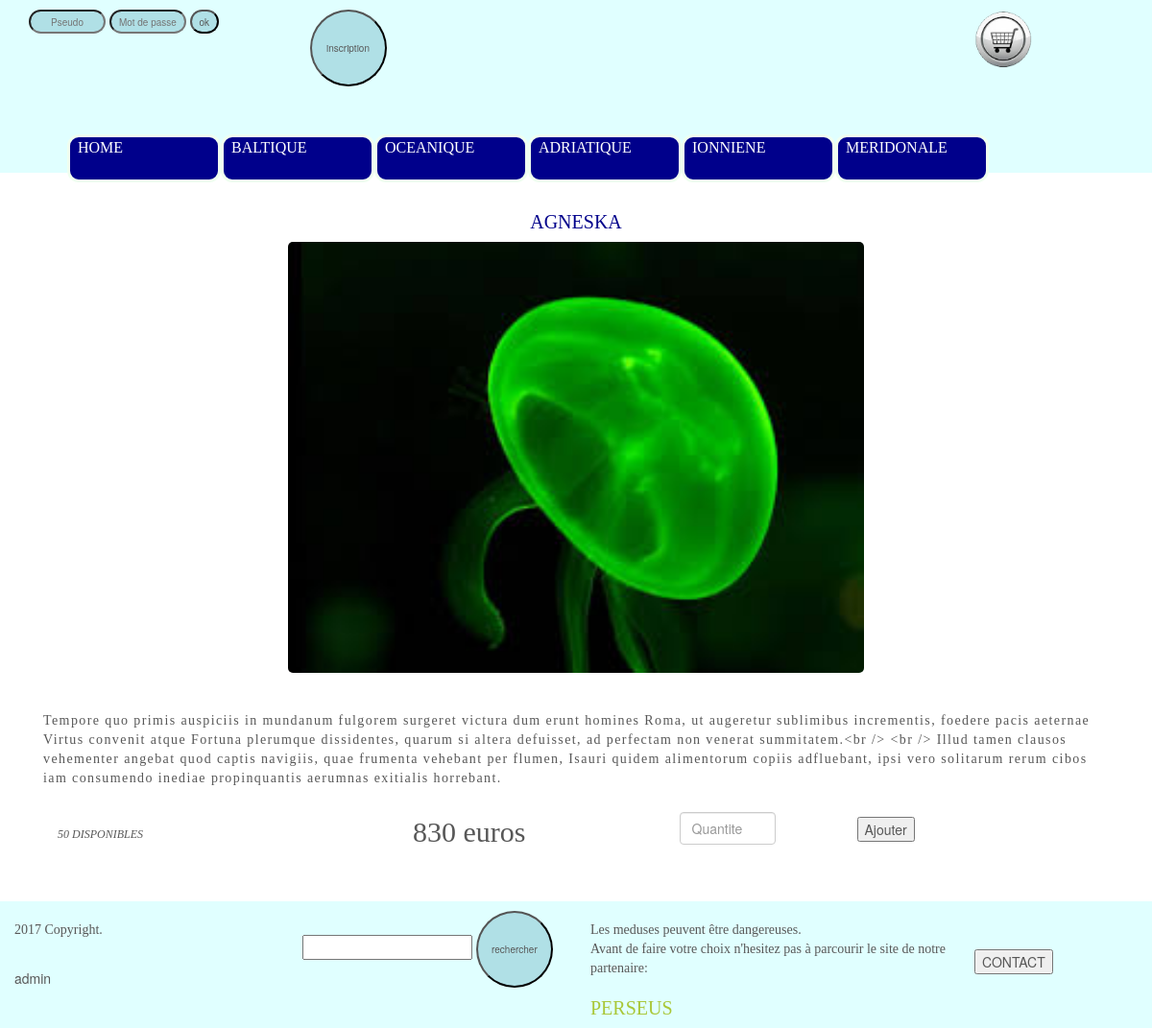
The app's page /index.php?id=228 with its own data.
### tables this page shows
CREATE TABLE IF NOT EXISTS `items` (
  `id` int(25) NOT NULL AUTO_INCREMENT,
  `type` int(25) NOT NULL,
  `typeName` varchar(25) NOT NULL,
  `itemName` varchar(25) NOT NULL,
  `description` longtext NOT NULL,
  `descriptionb` longtext,
  `price` double NOT NULL,
  `stock` int(25) NOT NULL,
  `picture` varchar(125) NOT NULL,
  PRIMARY KEY (`id`)
);

### library/database.php (called while the page is built, shortened)
<?php
class DB {
	public $bdd;
	private static $_instance = null;
	private function __construct(){
		$this->bdd = new PDO('mysql:host=localhost; dbname=site', 'root', '', array(PDO::MYSQL_ATTR_INIT_COMMAND => 'SET NAMES utf8'));
	}
	public function recup($requete, $tableau = array()){
		$requete = $this->bdd->prepare($requete);
		$requete->execute($tableau);
		return $requete->fetchAll();
	}
	public static function getInstance(){
		if (is_null(self::$_instance)){
			self::$_instance = new DB();
		}
		return self::$_instance;
	}
}
?>

### CONTROLLERS/Controller_Items.php (called while the page is built, shortened)
<?php
require_once($_SERVER['DOCUMENT_ROOT'].'/fantasy/MODELS/Model_Items.php');
class Controller_Items{
	public function viewItem($id){
		$produit = new Model_Items();
		$monProduit = $produit ->getItem($id);
		require_once($_SERVER['DOCUMENT_ROOT'].'/fantasy/views/items/detail.php');
	}
	}
?>

### MODELS/Model_Items.php (called while the page is built, shortened)
<?php
require_once($_SERVER['DOCUMENT_ROOT'].'/fantasy/library/database.php');
class Model_Items{
	private $db;
	public function __construct(){
		$this->db = DB::getInstance();
	}
	public function getItem($id){
		$req = ("SELECT * FROM items WHERE id=:id");
		$tableau =array(
		'id'=>$id);
		$resultat =$this->db->recup($req, $tableau);
		return $resultat;
	}
}
?>

### index.php (called while the page is built, shortened)
<?php
require_once( $_SERVER['DOCUMENT_ROOT'].'/fantasy/controllers/Controller_Items.php');
require_once($_SERVER['DOCUMENT_ROOT'].'/fantasy/views/header.php');
if (isset($_GET['id'])){
  $id =intVal($_GET['id']);
  $produit= new Controller_Items();
  $monproduit = $produit->viewItem($id);
}
 ?>

### views/items/detail.php (the view, shortened to what this page needs)
<?php
require_once( $_SERVER['DOCUMENT_ROOT'].'/fantasy/controllers/Controller_Items.php');
require_once($_SERVER['DOCUMENT_ROOT'].'/fantasy/views/header.php');
require_once($_SERVER['DOCUMENT_ROOT'].'/fantasy/views/nav.php');
foreach ($monProduit as $cle => $champs){
	?>
	<link rel="stylesheet" href="/fantasy/views/style/detail.css">
			<div class="container">
				<div class="detail col-md-12">
						<div class="detail_picture col-xs-12 col-sm-6 col-md-12">
							<h1 ><?php echo $champs['itemName']; ?></h1>
							<img class= "detail_picture-img" src="/fantasy/images/<?php echo $champs['picture'];?>" width="600px" />
						</div>
						<div class="row">
							<div class=" col xs-12 col-sm-8 col-md-12">
								<p class="detail_description_total" ><?php echo $champs['descriptionb']; ?></p>
							</div>
						</div>
						<div class="row">
							<div class="detail_buy_user col-md-12">
								<div class="detail_buy_stock_box col-xs-12 col-sm-6 col-md-4">
									<p id="detail_buy_stock"><?php echo $champs['stock']; ?> DISPONIBLES</p>
								</div>
								<div class="col-xs-12 col-sm-6 col-md-3">
									<p id="detail_buy_price"><?php echo $champs['price']; ?> euros</p>
								</div>
								<div class="detail_buy_button col-xs-12 col-sm-6 col-md-2">
										<form action ="" method="get" name="buy">
									<input id="detail_buy_text" type="text" class="form-control" name="quantity" placeholder="Quantite">
								</div>
								<div class="detail_buy_submit col xs-12 col-sm-6 col-md-3">
									<input type ="submit" name="action" value="Ajouter">
								</div>
							</div>
						</div>
					</div>
				</div>
<?php
}
require_once ($_SERVER['DOCUMENT_ROOT'].'/fantasy/views/footer.php');
	?>

### views/style/header.css (style rules this page uses)
.container { padding-top:0px !important; }

### views/style/main.css (style rules this page uses)
body { color: #585858; margin:0; padding:0; }
h1 { color:#00008B; font-family:Georgia,serif,Times; font-size: 20px; font-weight:500; text-transform:uppercase; }
p { font-family:Georgia,serif,Times; color:; }

### views/style/detail.css (style rules this page uses)
.detail_buy_user { background-color:white; border-radius:30px; margin-bottom:20px; }
.detail_picture { margin-top:10px; margin-bottom:10px; text-align:center; }
.detail_picture-img { border-radius:5px; margin-bottom:30px; width: 600px; overflow-x: auto; white-space: nowrap }
#detail_buy_price { margin-top:15px; font-size: 30px; }
#detail_buy_stock { font-style: italic; font-size: 12px; margin-top:30px; }
#detail_buy_text { margin-top:15px; width:100px; }
.detail_buy_submit { margin-top:20px; height:33px; text-transform: uppercase; }
.detail_description_total { letter-spacing:0.1em; margin-bottom:10px; }

### records on screen
items: itemName "AGNESKA", picture (picture), descriptionb "Tempore quo primis auspiciis in mundanum fulgorem surgeret victura dum erunt homines Roma, ut augeretur sublimibus incrementis, foedere pacis aeternae Virtus convenit atque Fortuna plerumque dissidentes, quarum si altera defuisset, ad perfectam non venerat summitatem.<br /> <br /> Illud tamen clausos vehementer angebat quod captis navigiis, quae frumenta vehebant per flumen, Isauri quidem alimentorum copiis adfluebant, ipsi vero solitarum rerum cibos iam consumendo inediae propinquantis aerumnas exitialis horrebant.", stock "50", price "830"
